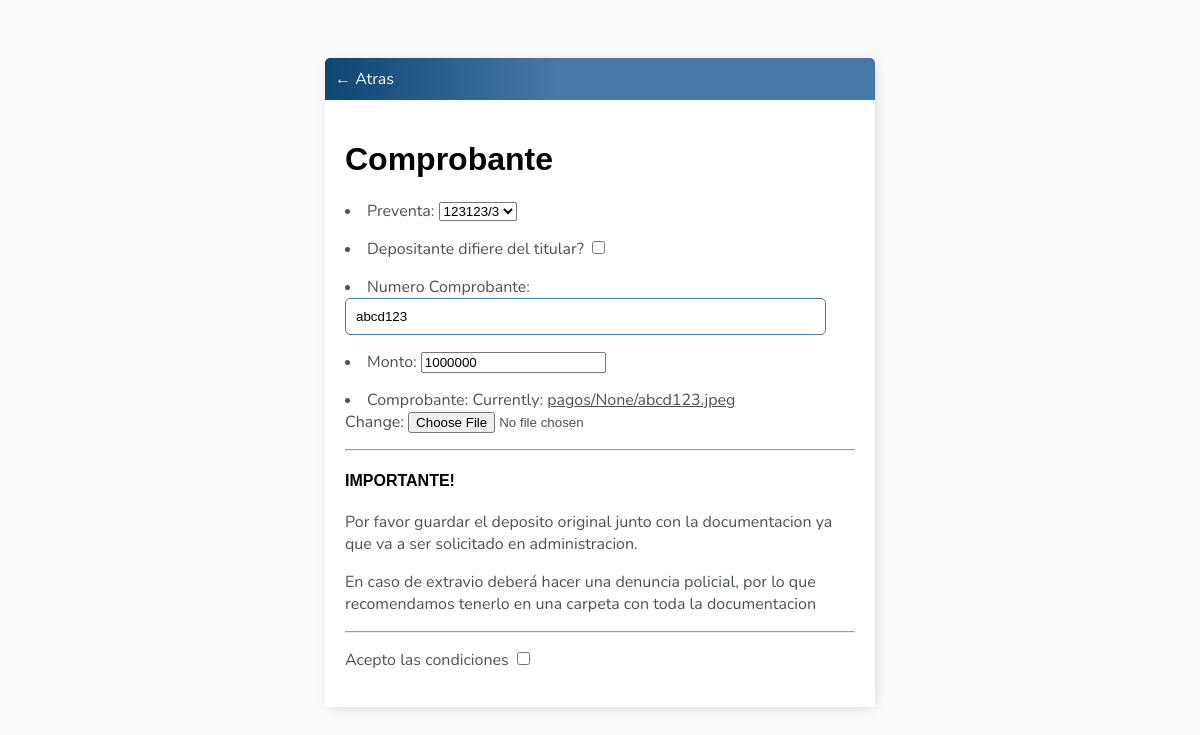
The page /pagos/preventas/pagos/38 (signed in) on the database its author committed.
### tareas/models.py (models this page shows)
class Preventa(models.Model):
    user = models.ForeignKey(User, on_delete=models.SET_NULL,null=True,blank=True)
    preventa = models.CharField(max_length=8, help_text="Ejemplo 12345/1",unique=True)
    choises = [('Contado','Contado'),('Financiado','Financiado')]
    tipo_venta = models.CharField(max_length= 15, choices=choises) # agregar tareas a ==l tipo de venta, no lo hace CARVAJAL desde la API!
    choises = [('Persona Fisica','Persona Fisica'),('Persona Juridica','Persona Juridica')]
    tipo_cliente = models.CharField(max_length=30,choices=choises, blank=True, null=True)
    choises = [('Soltero/a','Soltero/a'),('Casado/a','Casado/a')]
    estado_civil = models.CharField(max_length=30,choices=choises,blank=True, null=True) #Agregar tareas al estado civil
    choises = [('No','No'),('Si','Si')]
    co_titular = models.CharField(max_length=2, choices=choises, blank=True,null=True)
    cedulas_azules = models.IntegerField(blank=True,null=True)
    socios = models.IntegerField(blank=True,null=True)
    choises = [('Transportista','Transportista'),('Individuo','Individuo'),('Titular','Titular')]
    retira_unidad = models.CharField(max_length= 15, choices=choises, blank=True,null=True)
    contado = models.BooleanField(null=True)
    vendedor = models.ForeignKey(Vendedor, on_delete=models.CASCADE, null=True,blank=True)
    completo=models.BooleanField(default=False)
    fecha_inicio = models.DateTimeField(auto_now=True,verbose_name='Fecha de creacion')
    def __str__(self) -> str:
        return self.preventa

### pagos/models.py (models this page shows, shortened)
class Pago(models.Model):
    preventa = models.ForeignKey(Preventa, on_delete=models.CASCADE, blank=True, null=True)
    numero_comprobante = models.CharField(max_length=50,unique=True)
    depositante_cuit = models.IntegerField(verbose_name='Datos Depositante',blank=True,null=True)
    monto = models.IntegerField()
    comprobante = models.ImageField(upload_to=save_path)
    motivo_rechazo = models.TextField(null=True,blank=True, max_length=1000)
    choices = [('1Pendiente','Pendiente'),('2Aprobado','Aprobado'),('3Rechazado','Rechazado')]
    estado = models.CharField(choices=choices, max_length=30, blank=True,default='1Pendiente')
    fecha_carga = models.DateTimeField(auto_now_add=True, blank=True, null=True)
    fecha_aprobado = models.DateTimeField(blank=True, null=True)
    acreditado = models.BooleanField(default=False)
    class Meta:
        verbose_name = 'pago'
        verbose_name_plural = 'pagos'

### pagos/views.py (the view, shortened to what this page needs)
# urls.py: path('preventas/pagos/<int:pk>', views.ActualizarPago.as_view(),name='actualizar-pago'),
class ActualizarPago(LoginRequiredMixin, UpdateView):
    model = Pago
    form_class= PagoForm
    success_url = reverse_lazy('pagos_preventa')
    def get_form(self, form_class=None):
        form = super().get_form(form_class)
        user = self.request.user
        form.fields['preventa'].queryset = Preventa.objects.filter(user=user)
        return form

### pagos/models.py
class PagoForm(forms.ModelForm):
    class Meta:
        model = Pago
        fields = '__all__'

### pagos/templates/pagos/pago_form.html (shortened to what this page needs)
{% extends 'tareas/base.html' %}
{% block content %}
<div class="header-bar">
    <a href="{% url 'pagos_preventa' %}">&#8592; Atras</a>
</div>
<div class="card-body">
    <h1>Comprobante</h1>
    <form enctype="multipart/form-data" method="POST">
        <li>Preventa: {{form.preventa}}</li>
        <li>Depositante difiere del titular? <input type="checkbox" id="mostrar_depositante_cuit" name="mostrar_depositante_cuit"> </li>
        <li>Numero Comprobante: {{form.numero_comprobante}}</li>
        <li>Monto: {{form.monto}}</li>
        <li>Comprobante: {{form.comprobante}}</li>
        <div id="notificacion" style="display:block;">
            <hr>
            <h4>IMPORTANTE!</h4>
            <p>Por favor guardar el deposito original junto con la documentacion ya que va a ser solicitado en administracion.</p>
            <p>En caso de extravio deberá hacer una denuncia policial, por lo que recomendamos tenerlo en una carpeta con toda la documentacion</p>
            <hr>
        </div>
        <p>Acepto las condiciones <input type="checkbox" id="cerrar_notificacion" name="cerrar_notificacion"></p>
    </form>
</div>
{% endblock content %}

### tareas/templates/tareas/base.html (style rules this page uses)
body { background-color: #FAFAFA; font-family: 'Nunito', sans-serif; padding-top: 50px; }
h1, h2, h3, h4, h5, h6 { font-family: 'Raleway', sans-serif; }
a, p,li { color: #4b5156; }
.header-bar { display: flex; justify-content: space-between; color: #fff; padding: 10px; border-radius: 5px 5px 0 0; background: linear-gradient(90deg, #0d4671 0%, #457aa6 43%, #457aa6 100%); }
.header-bar a { color: #f7f7f7; text-decoration: none; }
input[type="text"], input[type="password"], textarea { border: 1px solid #457aa6; border-radius: 5px; padding: 10px; width: 90%; }
.card-body { padding: 20px; }

### rows shown on the page
Preventa: preventa "123123/3"
Pago: numero_comprobante "abcd123", monto "1000000"
